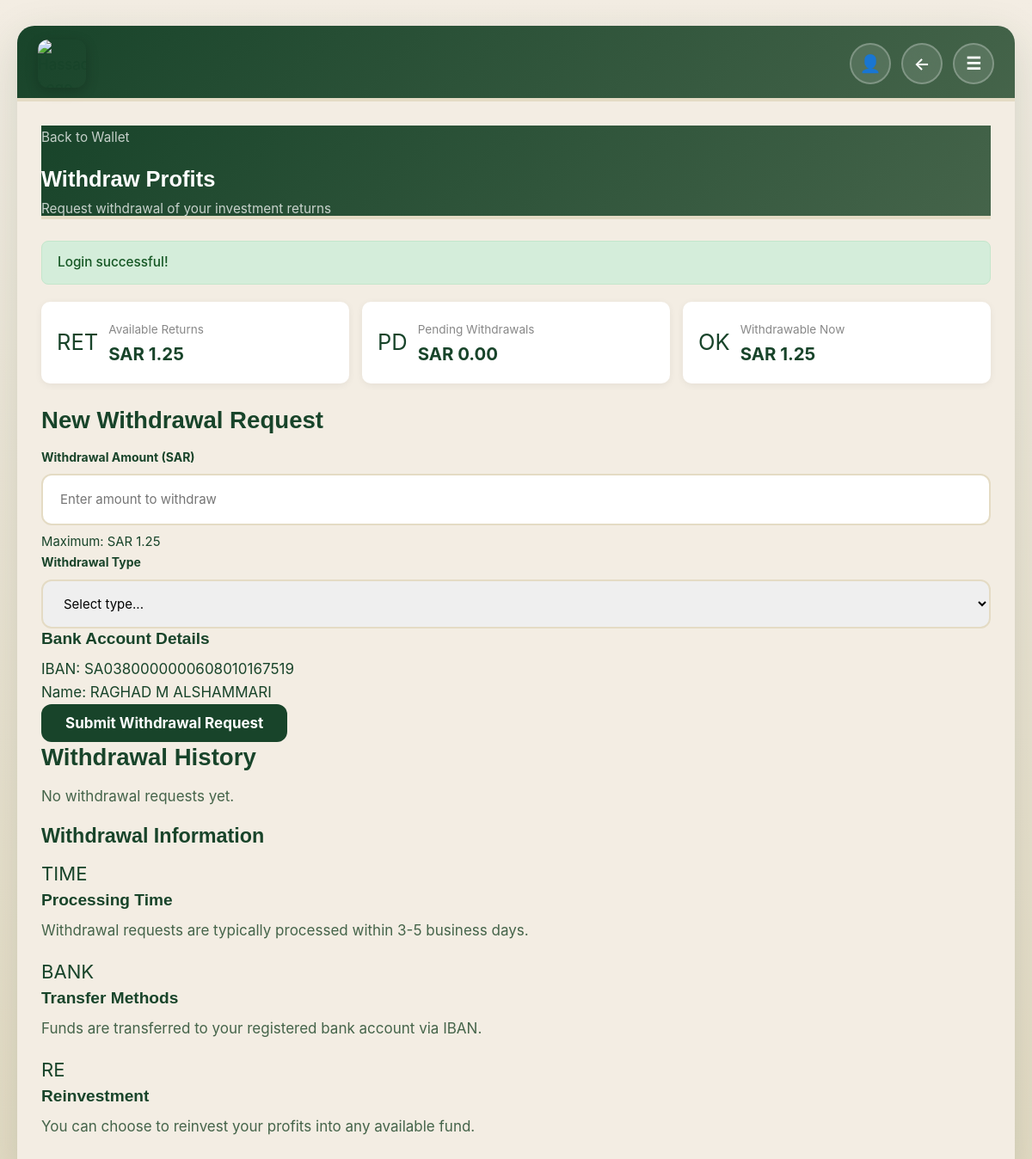
The page /index.php?page=withdraw (signed in) on the database its author committed.
### tables this page shows
CREATE TABLE IF NOT EXISTS InvestmentWallet (
    InvestmentWalletID INT PRIMARY KEY,
    InvestmentWalletTotalAmount DECIMAL(12,2) DEFAULT 0,
    InvestmentWalletReturn DECIMAL(12,2) DEFAULT 0,
    InvestmentWalletCredit DECIMAL(12,2) DEFAULT 0,
    StudentID INT,
    FOREIGN KEY (StudentID) REFERENCES Student(StudentID)
);

CREATE TABLE IF NOT EXISTS BankAccount (
    CreditCardNumber VARCHAR(50) PRIMARY KEY,
    BankAccountIban VARCHAR(50),
    CreditCardName VARCHAR(100),
    CreditCardCVV INT,
    CreditCardDayExpired DATE,
    VerificationCode INT,
    PostalCode VARCHAR(20),
    StudentID INT,
    FOREIGN KEY (StudentID) REFERENCES Student(StudentID)
);

### index.php (called while the page is built, shortened)
<?php
$page = $_GET['page'] ?? 'home';
require __DIR__ . '/pages/' . $page . '.php';

### app.php (called while the page is built, shortened)
<?php
return [
    'app_name' => 'Hassad',
    'base_url' => '/hassad',
    'db' => [
        'driver' => 'mysql',
        'host' => '127.0.0.1',
        'port' => '3306',
        'database' => 'hassad',
        'username' => 'root',
        'password' => '',
        'charset' => 'utf8mb4',
    ],
];

### database.php (called while the page is built, shortened)
<?php
function app_config(): array
{
    static $config;
    if ($config === null) {
        $config = require __DIR__ . '/app.php';
    }
    return $config;
}
function db_connection(): ?PDO
{
    static $pdo = false;
    if ($pdo !== false) {
        return $pdo;
    }
    $config = app_config()['db'] ?? [];
    try {
        $dsn = sprintf(
            'mysql:host=%s;port=%s;dbname=%s;charset=%s',
            $config['host'] ?? '127.0.0.1',
            $config['port'] ?? '3306',
            $config['database'] ?? 'hassad',
            $config['charset'] ?? 'utf8mb4'
        );
        $pdo = new PDO(
            $dsn,
            $config['username'] ?? 'root',
            $config['password'] ?? '',
            [
                PDO::ATTR_ERRMODE => PDO::ERRMODE_EXCEPTION,
                PDO::ATTR_DEFAULT_FETCH_MODE => PDO::FETCH_ASSOC,
            ]
        );
    } catch (Throwable $exception) {
        $pdo = null;
    }
    return $pdo;
}

### repository.php (called while the page is built, shortened)
<?php
function db_column_exists(string $tableName, string $columnName): bool
{
    $config = app_config();
    $dbName = (string) (($config['db']['database'] ?? '') ?: 'hassad');
    $row = repo_fetch_one(
        'SELECT COLUMN_NAME FROM information_schema.COLUMNS WHERE TABLE_SCHEMA = ? AND TABLE_NAME = ? AND COLUMN_NAME = ? LIMIT 1',
        [$dbName, $tableName, $columnName]
    );
    return $row !== null;
}
function current_student(): array
{
    if (is_logged_in_as_student()) {
        $sid = (int) ($_SESSION['auth']['student_id'] ?? 0);
        $row = repo_fetch_one('SELECT * FROM Student WHERE StudentID = ?', [$sid]);
        if ($row) {
            return $row;
        }
    }
    return [
        'StudentID' => 0,
        'StudentNameFirst' => '',
        'StudentNameLast' => '',
        'StudentPassword' => '',
        'StudentMajor' => '',
        'StudentAccountStates' => '',
        'StudentPhoneNumber' => '',
        'StudentCampus' => '',
        'StudentAcademicDegree' => '',
        'ReinvestmentAmount' => 0,
    ];
}
function current_wallet(?int $studentId = null): array
{
    $sid = $studentId ?? (int) current_student()['StudentID'];
    return repo_fetch_one('SELECT * FROM InvestmentWallet WHERE StudentID = ?', [$sid]) ?? [
        'InvestmentWalletID' => 0,
        'InvestmentWalletTotalAmount' => 0,
        'InvestmentWalletReturn' => 0,
        'InvestmentWalletCredit' => 0,
        'StudentID' => $sid,
    ];
}
function bank_cards_for_student(?int $studentId = null): array
{
    $sid = $studentId ?? (int) current_student()['StudentID'];
    return repo_fetch_all(
        'SELECT * FROM BankAccount WHERE StudentID = ? ORDER BY CreditCardDayExpired DESC, CreditCardNumber ASC LIMIT 1',
        [$sid]
    );
}
function current_bank_account(?int $studentId = null): array
{
    $sid = $studentId ?? (int) current_student()['StudentID'];
    $cards = bank_cards_for_student($sid);
    return $cards[0] ?? bank_account_default_row($sid);
}
function student_withdrawal_requests(int $studentId): array
{
    return repo_fetch_all('SELECT * FROM WithdrawalRequest WHERE StudentID = ? ORDER BY WithdrawalID DESC', [$studentId]);
}
function repo_fetch_one(string $sql, array $params = []): ?array
{
    $pdo = db_connection();
    try {
        $stmt = $pdo->prepare($sql);
        $stmt->execute($params);
        $row = $stmt->fetch();
        return $row ?: null;
    } catch (\Throwable $e) {
        return null;
    }
}
function repo_fetch_all(string $sql, array $params = []): array
{
    $pdo = db_connection();
    try {
        $stmt = $pdo->prepare($sql);
        $stmt->execute($params);
        return $stmt->fetchAll();
    } catch (\Throwable $e) {
        return [];
    }
}

### withdraw.php (the view, shortened to what this page needs)
<?php
$student = current_student();
$studentId = (int) $student['StudentID'];
$wallet = current_wallet($studentId);
$bankAccount = current_bank_account($studentId);
$availableBalance = (float)($wallet['InvestmentWalletReturn'] ?? 0);
$pendingWithdrawals = student_withdrawal_requests($studentId);
$pendingAmount = array_sum(array_map(fn($w) => $w['Status'] === 'Pending' ? (float)$w['Amount'] : 0, $pendingWithdrawals));
$withdrawable = max(0, $availableBalance - $pendingAmount);
$flash = $_SESSION['flash'] ?? null;
?>
<div class="withdraw-page">
    <div class="page-header">
        <a href="<?= e(route('wallet')) ?>" class="back-link">Back to Wallet</a>
        <h1>Withdraw Profits</h1>
        <p>Request withdrawal of your investment returns</p>
    </div>
    <?php if ($flash): ?>
    <div class="alert alert-<?= e($flash['type']) ?>">
        <?= e($flash['message']) ?>
    </div>
    <?php endif; ?>
    <div class="balance-summary">
        <div class="balance-card">
            <div class="balance-icon">RET</div>
            <div class="balance-info">
                <span class="balance-label">Available Returns</span>
                <span class="balance-value"><?= format_sar($availableBalance) ?></span>
            </div>
        </div>
        <div class="balance-card pending">
            <div class="balance-icon">PD</div>
            <div class="balance-info">
                <span class="balance-label">Pending Withdrawals</span>
                <span class="balance-value"><?= format_sar($pendingAmount) ?></span>
            </div>
        </div>
        <div class="balance-card withdrawable">
            <div class="balance-icon">OK</div>
            <div class="balance-info">
                <span class="balance-label">Withdrawable Now</span>
                <span class="balance-value"><?= format_sar($withdrawable) ?></span>
            </div>
        </div>
    </div>
    <div class="withdraw-container">
        <div class="withdraw-form-section">
            <h2>New Withdrawal Request</h2>
            <?php if ($withdrawable <= 0): ?>
            <div class="no-balance">
                <div class="no-balance-icon">0</div>
                <h3>No Funds Available</h3>
                <p>You don't have any profits available for withdrawal at this time.</p>
                <a href="<?= e(route('home')) ?>" class="btn-outline">Back to Home</a>
            </div>
            <?php else: ?>
            <form action="<?= e(action_url('withdraw-profit')) ?>" method="POST" class="withdraw-form">
                <div class="form-group">
                    <label for="amount">Withdrawal Amount (SAR)</label>
                    <input type="number"
                           id="amount"
                           name="amount"
                           min="1"
                           max="<?= e($withdrawable) ?>"
                           step="0.01"
                           required
                           placeholder="Enter amount to withdraw">
                    <small>Maximum: <?= format_sar($withdrawable) ?></small>
                </div>
                <div class="form-group">
                    <label for="withdrawal_type">Withdrawal Type</label>
                    <select id="withdrawal_type" name="withdrawal_type" required>
                        <option value="">Select type...</option>
                    </select>
                </div>
                <div class="bank-details" id="bankDetails" class="u-inline-75">
                    <h4>Bank Account Details</h4>
                    <?php if ($bankAccount['BankAccountIban']): ?>
                    <div class="saved-account">
                        <div class="account-info">
                            <span class="account-label">IBAN:</span>
                            <span class="account-value"><?= e($bankAccount['BankAccountIban']) ?></span>
                        </div>
                        <div class="account-info">
                            <span class="account-label">Name:</span>
                            <span class="account-value"><?= e($bankAccount['CreditCardName']) ?></span>
                        </div>
                    </div>
                    <?php endif; ?>
                </div>
                <button type="submit" class="btn-gold btn-withdraw">
                    <span>Submit Withdrawal Request</span>
                </button>
            </form>
            <?php endif; ?>
        </div>
        <div class="history-section">
            <h2>Withdrawal History</h2>
            <?php if (empty($pendingWithdrawals)): ?>
            <div class="no-history">
                <p>No withdrawal requests yet.</p>
            </div>
            <?php endif; ?>
        </div>
    </div>
    <div class="info-section">
        <h3>Withdrawal Information</h3>
        <div class="info-cards">
            <div class="info-card">
                <div class="info-icon">TIME</div>
                <h4>Processing Time</h4>
                <p>Withdrawal requests are typically processed within 3-5 business days.</p>
            </div>
            <div class="info-card">
                <div class="info-icon">BANK</div>
                <h4>Transfer Methods</h4>
                <p>Funds are transferred to your registered bank account via IBAN.</p>
            </div>
            <div class="info-card">
                <div class="info-icon">RE</div>
                <h4>Reinvestment</h4>
                <p>You can choose to reinvest your profits into any available fund.</p>
            </div>
        </div>
    </div>
</div>

### rows shown on the page
investmentwallet: InvestmentWalletReturn "SAR 1.25"
bankaccount: BankAccountIban "SA0380000000608010167519", CreditCardName "RAGHAD M ALSHAMMARI"

### other values the page prints
$flash['message'] "Login successful!"
format_sar($pendingAmount) "SAR 0.00"
